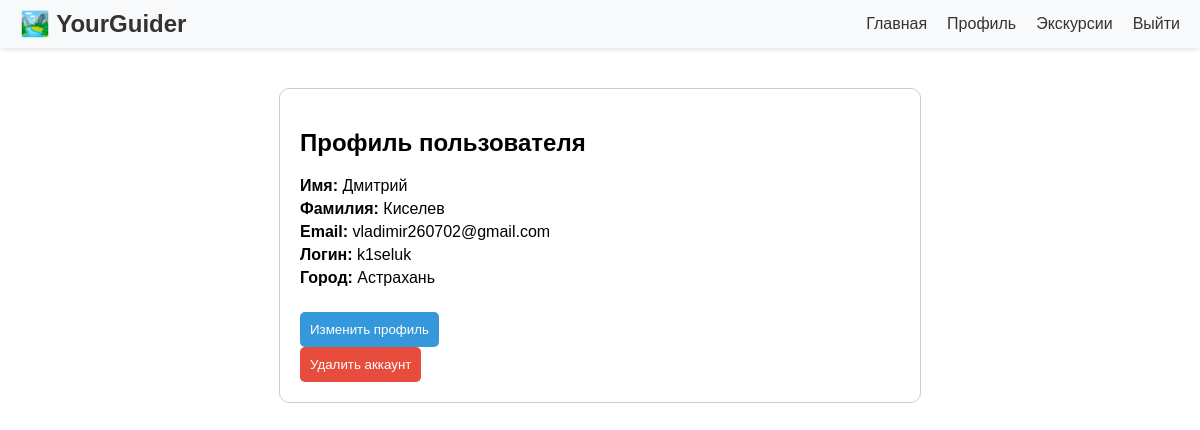
The app's page /accounts/profile/ (signed in) with its own data.
### accounts/models.py (models this page shows, shortened)
class CustomUser(AbstractUser):
    username = None
    name = models.CharField(_('name'), max_length=50)
    surname = models.CharField(_('surname'), max_length=50)
    login = models.CharField(_('login'), max_length=50, unique=True)  # Будет использоваться для входа
    email = models.EmailField(_('email address'), unique=True)
    city = models.CharField(_('city'), max_length=50, blank=True)
    USERNAME_FIELD = 'login'
    REQUIRED_FIELDS = ['email', 'name', 'surname']

### accounts/views.py (the view)
# urls.py: path('profile/', profile_view, name='profile'),
@login_required
def profile_view(request):
    return render(request, 'accounts/profile.html', {'user': request.user})

### templates/accounts/profile.html (shortened to what this page needs)
{% extends 'base.html' %}
{% load static %}
{% block content %}
<div class="profile-container">
    <h2>Профиль пользователя</h2>
    <p><strong>Имя:</strong> {{ user.name }}</p>
    <p><strong>Фамилия:</strong> {{ user.surname }}</p>
    <p><strong>Email:</strong> {{ user.email }}</p>
    <p><strong>Логин:</strong> {{ user.login }}</p>
    <p><strong>Город:</strong> {{ user.city }}</p>
    <button id="editBtn">Изменить профиль</button>
    <div class="profile-actions">
        <form method="post" action="{% url 'delete_account' %}">
            <button type="submit" class="delete-btn" onclick="return confirm('Вы уверены?')">Удалить аккаунт</button>
        </form>
    </div>
</div>
{% endblock %}

### templates/base.html (style rules this page uses)
body { margin: 0; font-family: Arial, sans-serif; }

### templates/accounts/profile.html (style rules this page uses)
.profile-container { max-width: 600px; margin: 40px auto; padding: 20px; border: 1px solid #ccc; border-radius: 10px; background: #fff; }
.profile-container h2 { margin-bottom: 20px; }
.profile-container p { margin: 5px 0; }
.delete-btn { background-color: #e74c3c; color: white; border: none; padding: 10px; border-radius: 5px; cursor: pointer; }
#editBtn { margin-top: 20px; background-color: #3498db; color: white; border: none; padding: 10px; border-radius: 5px; cursor: pointer; }

### records on screen
CustomUser: name "Дмитрий", surname "Киселев", email "vladimir260702@gmail.com", login "k1seluk", city "Астрахань"
